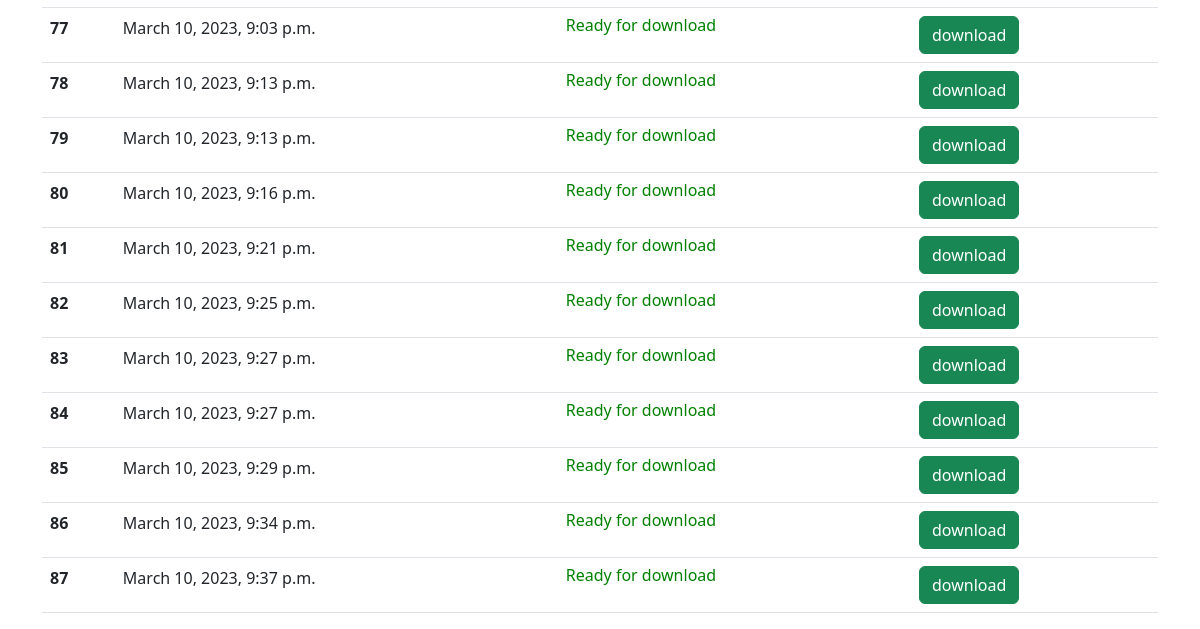
The page /generate_csv/6/ (signed in, lower part) on the database as committed earlier.
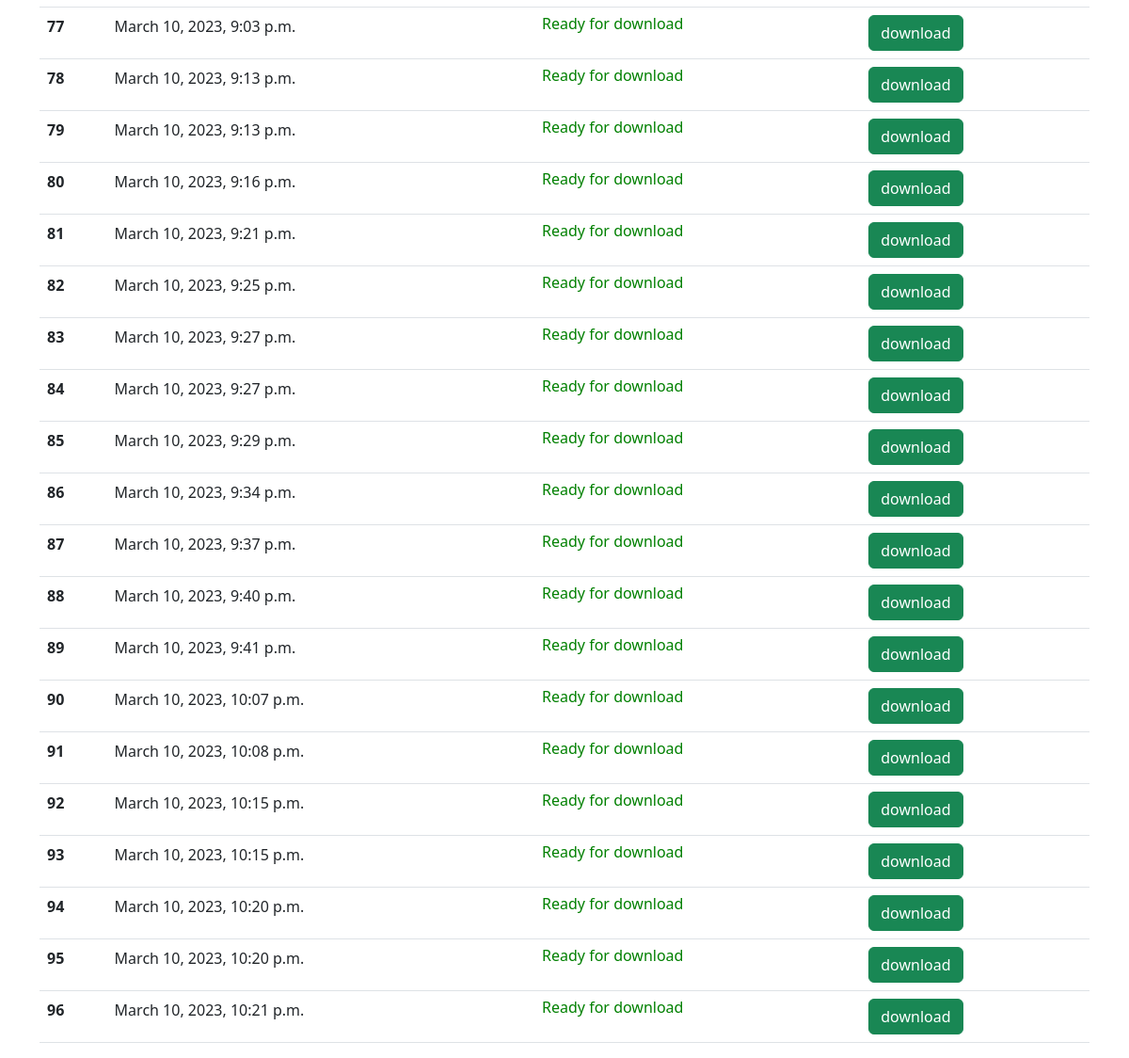
The same page on the database as committed later.
### mystical_users/models.py (models this page shows, shortened)
class File(models.Model):
    path = models.CharField(max_length=500, null=True)
    name = models.CharField(max_length=500, null=True)
    created = models.DateTimeField(auto_now_add=True, verbose_name='Created', null=True)
    file = models.FileField(null=True, upload_to='file')
    schema = models.ForeignKey(Schema, on_delete=models.CASCADE, blank=True)

### mystical_users/views.py (the view)
# urls.py: path('generate_csv/<int:schema_id>/', views.generate_csv, name='generate_csv'),
@login_required
def generate_csv(request, schema_id):
    current_columns = Column.objects.filter(schema_id=schema_id).all()
    current_schema = Schema.objects.get(pk=schema_id)
    files = File.objects.filter(schema_id=schema_id).all()
    context = {
        'files': files,
        'current_schema': current_schema,
        'current_columns': current_columns
    }
    return render(request, 'generate_csv.html', context)

### mystical_users/templates/generate_csv.html (shortened to what this page needs)
{% extends 'base.html' %}
{% block content %}
<table class="table" id="second-table">
  <tbody>
    {% for item in files %}
    <tr>
      <th scope="row">{{ item.id }}</th>
      <td>{{ item.created }}</td>
      <td><h6 style="color: green;">Ready for download</h6> </td>
      <td><a id="download-button-{{ item.id }}" class="btn btn-success">download</a></td>
    </tr>
    {% endfor %}
  </tbody>
</table>
{% endblock %}

Rows that differ between the two databases and show on the page:
added File: id "88", created "March 10, 2023, 9:40 p.m."
added File: id "89", created "March 10, 2023, 9:41 p.m."
added File: id "90", created "March 10, 2023, 10:07 p.m."
added File: id "91", created "March 10, 2023, 10:08 p.m."
added File: id "92", created "March 10, 2023, 10:15 p.m."
added File: id "93", created "March 10, 2023, 10:15 p.m."
added File: id "94", created "March 10, 2023, 10:20 p.m."
added File: id "95", created "March 10, 2023, 10:20 p.m."
added File: id "96", created "March 10, 2023, 10:21 p.m."
